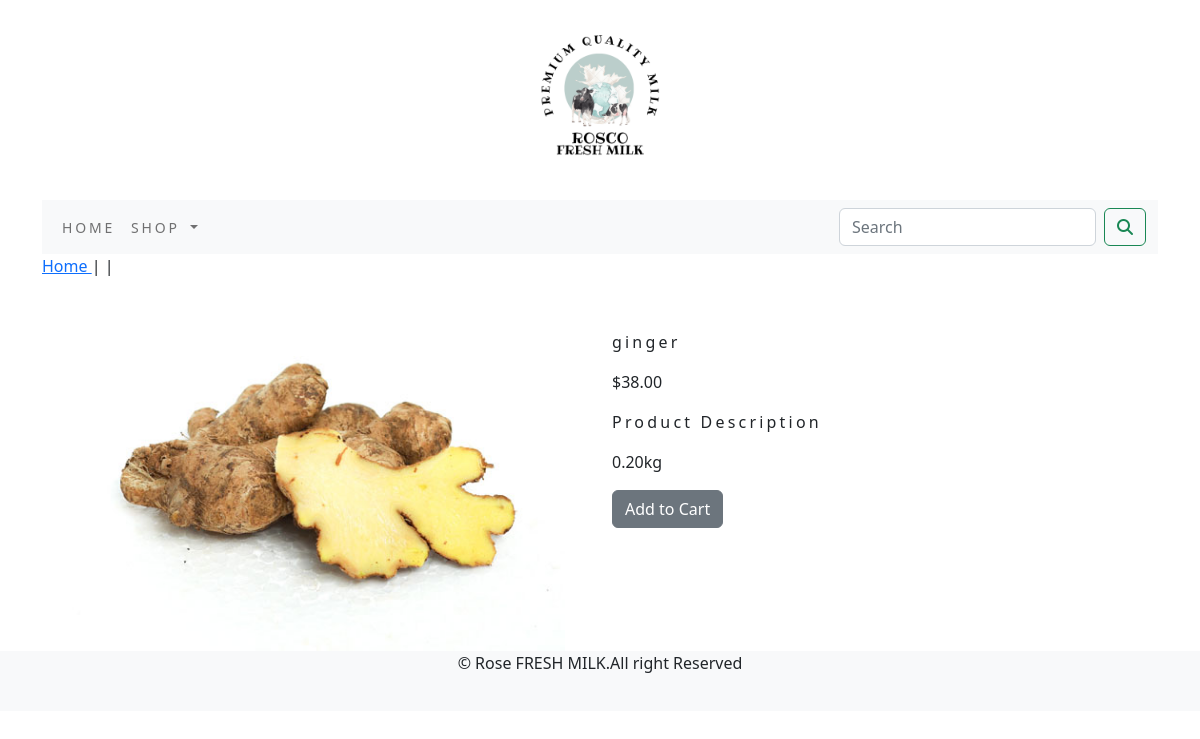
Screenshot of /shop/vegetables-1/ginger1/ with the database file from the repository.
### shopApp/models.py (models this page shows, shortened)
class product(models.Model):
    name=models.CharField(max_length=250,unique=True)
    slug=models.SlugField(max_length=250,unique=True)
    description=models.TextField(blank=True)
    price=models.DecimalField(max_digits=10,decimal_places=2)
    category=models.ForeignKey(Category,on_delete=models.CASCADE)
    image = models.ImageField(upload_to='product', blank=True)
    stock=models.IntegerField()
    available=models.BooleanField(default=True)
    created=models.DateTimeField(auto_now_add=True)
    update=models.DateTimeField(auto_now=True)
    class Meta:
        ordering = ('name', )
        verbose_name='product'
        verbose_name_plural='products'

### shopApp/views.py (the view)
# urls.py: path('<slug:c_slug>/<slug:product_slug>/', views.proDetail, name='prodCatdetail')
def proDetail(request,c_slug,product_slug):
    try:
        product1=product.objects.get(category__slug=c_slug,slug=product_slug)
    except Exception as e:
        raise e
    return render(request,'product.html',{'product1':product1})

### cart/context_processors.py (called while the page is built)
def counter(request):
    item_counter=0
    if 'admin' in request.path:
        return {}
    else:
        try:
            Cart1=Cart.objects.filter(cart_id=_cart_id(request))
            car_items=CartItem.objects.all().filter(Cart1=Cart1[:1])
            for cart_items in car_items:
                item_counter += cart_items.quantity
        except Cart.DoesNotExist:
            item_counter = 0
    return  dict(item_counter=item_counter)

### cart/views.py (called while the page is built)
def _cart_id(request):
    cart1=request.session.session_key
    if not cart1:
        cart1=request.session.create()
    return cart1

### shopApp/context_processors.py (called while the page is built)
def menu_links(request):
    links=Category.objects.all()
    return  dict(links=links)

### shopApp/models.py (called while the page is built)
    def get_url(self):
        return  reverse('shop:product_by_category',args=[self.slug])

### templates/product.html (shortened to what this page needs)
{% extends 'home.html' %}
{% load static %}
{% block content %}
<div class="row my_prod_row_class">
    <div class="mx-auto">
        <p><a href="{% url 'shop:allProdcat' %}" >Home </a> | <a href="{{product1.category.get_url}}">{{product.category}}</a>|{{product.name}}</p>
    </div>
<div class="container">
<br>
<div class="row">
    <div class="col-12 col-sm-12 col-md-12 col-lg-6 text-center">
        <div>
            <img src="{{product1.image.url}}" alt="{{product1.name}}" width="500px">
        </div>
    </div>
    <div class="col-12 col-sm-12 col-md-12 col-lg-6 ">
        <h1 class="my_prod_title">{{product1.name}}</h1>
        <p>${{product1.price}}</p>
        <p class="my_title">Product Description</p>
        <p class="text-justify my_prod_text">{{product1.description}}</p>
        {% if product1.stock <= 0 %}
        <p class="text-justify my_prod_text"><b>Out of stock</b></p>
        {% else %}
        <a class="btn btn-secondary" href="{% url 'cart:add_cart' product1.id %}">Add to Cart</a>
        {% endif %}
    </div>
</div>
</div>
</div>
</div>
{% endblock %}

### static/css/custom.css (style rules this page uses)
body { font-family: 'Roboto Mono', monospace; }
.my_title { font-size:16px; text_transform:uppercase; letter-spacing:.2em; }
.my_prod_title { font-size:16px; text_transform:uppercase; letter-spacing:.2em; padding-top:15px; padding-bottom:10px; }
.my_prod_text { padding-right:20px; }

### rows the page displays
product: image (picture), name "ginger", price "38.00", description "0.20kg"
